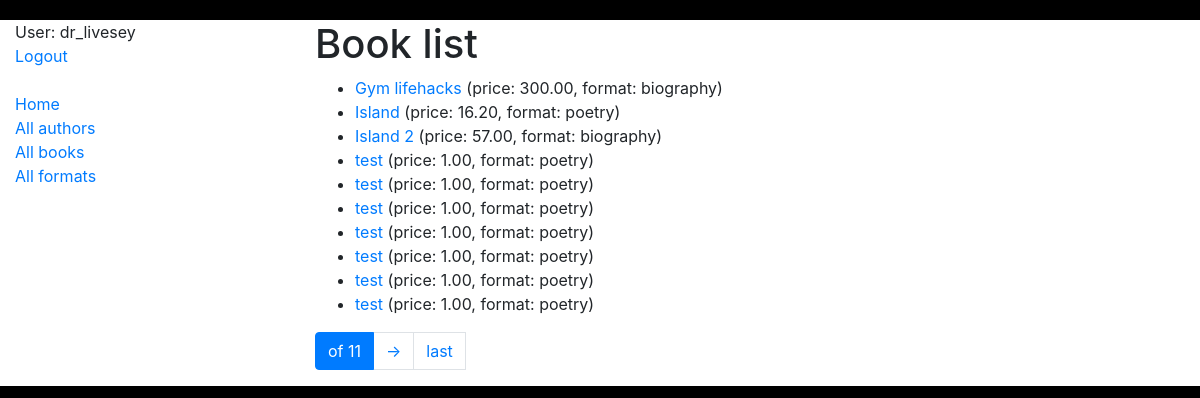
Page /catalog/books/ (signed in) on the earlier database version.
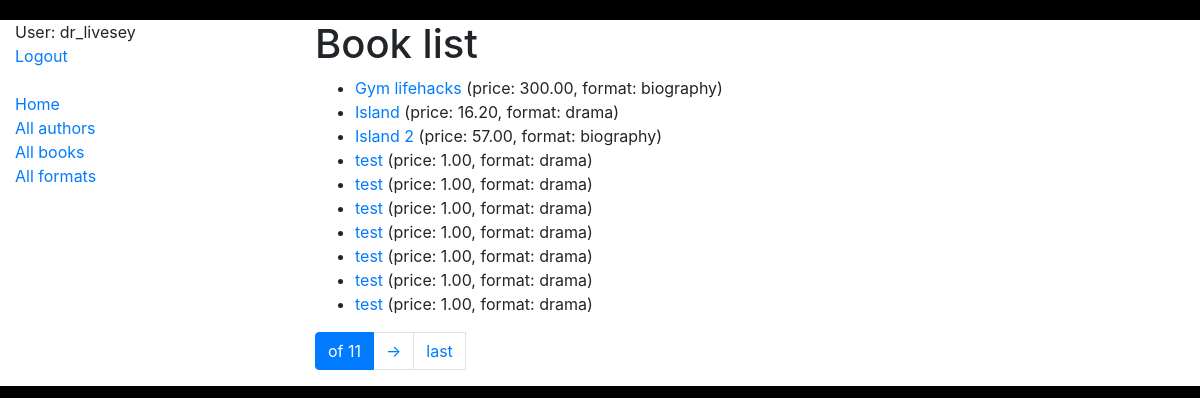
Same page on the later database version.
### catalog/models.py (models this page shows, shortened)
class Author(AbstractUser):
    pseudonym = models.CharField(max_length=63, null=True, blank=True)
    class Meta:
        ordering = ["username"]

class Book(models.Model):
    title = models.CharField(max_length=255)
    price = models.DecimalField(max_digits=7, decimal_places=2)
    format = models.ForeignKey(
        LiteraryFormat,
        on_delete=models.CASCADE,
        related_name="books"
    )
    authors = models.ManyToManyField(settings.AUTH_USER_MODEL, related_name="books")
    class Meta:
        ordering = ["title"]
    def get_absolute_url(self):
        return reverse("catalog:book-detail", args=[str(self.id)])

class LiteraryFormat(models.Model):
    name = models.CharField(max_length=63)
    class Meta:
        ordering = ["name"]

### catalog/views.py (the view)
class BookListView(LoginRequiredMixin, generic.ListView):
    model = Book
    queryset = Book.objects.all().select_related("format")
    paginate_by = 10  # ?page=1

### templates/catalog/book_list.html (shortened to what this page needs)
{% extends "base.html" %}
{% block content %}
  <h1>Book list</h1>
  {% if book_list %}
    <ul>
      {% for book in book_list %}
        <li>
          <a href="{{ book.get_absolute_url }}">{{ book.title }}</a>
          (price: {{ book.price }}, format: {{ book.format.name }})
        </li>
      {% endfor %}
    </ul>
  {% else %}
    <p>There are no books in library</p>
  {% endif %}
{% endblock %}

### templates/base.html (shortened to what this page needs)
<!doctype html>
<html lang="en">
<head>
    <link rel="stylesheet" href="https://cdn.jsdelivr.net/npm/bootstrap@4.6.2/dist/css/bootstrap.min.css"
>
    {% load static %}
    <link rel="stylesheet" href="{% static 'css/styles.css' %}">
</head>
<body>
<div class="container-fluid">
    <div class="row">
        <div class="col-sm-3">
            {% block sidebar %}
                {% include "includes/sidebar.html" %}
            {% endblock %}
        </div>
        <div class="col-sm-9">
            {% block content %}{% endblock %}
            {% block pagination %}
              {% include 'includes/pagination.html' %}
            {% endblock %}
        </div>
    </div>
</div>
</body>

### templates/includes/sidebar.html
<ul class="sidebar-nav">
    {% if user.is_authenticated %}
      <li>User: {{ user.username }}</li>
      <li><a href="{% url 'logout' %}">Logout</a></li>
    {% else %}
      <li><a href="{% url 'login' %}">Login</a></li>
    {% endif %}
    <br>
    <li><a href="{% url 'catalog:index' %}">Home</a></li>
    <li><a href="{% url 'catalog:author-list' %}">All authors</a></li>
    <li><a href="{% url 'catalog:book-list' %}">All books</a></li>
    <li><a href="{% url 'catalog:literary-format-list' %}">All formats</a></li>
</ul>

### templates/includes/pagination.html (shortened to what this page needs)
{% if is_paginated %}
    <ul class="pagination">
      <li class="page-item active">
        <span class="page-link">{{ page.obj.number }} of {{ paginator.num_pages }}</span>
      </li>
      {% if page_obj.has_next %}
        <li class="page">
          <a href="?page={{ page_obj.next_page_number }}" class="page-link">-></a>
        </li>
        <li class="page">
          <a href="?page={{ paginator.num_pages }}" class="page-link">last</a>
        </li>
      {% endif %}
    </ul>
  {% endif %}

### static/css/styles.css (style rules this page uses)
body { margin-top: 20px; }
.sidebar-nav { padding: 0; list-style: none; }
html { background-color: black; }

Differences in the rows shown:
changed through a linked row, Book "Island": format.name "poetry" → "drama"
changed through a linked row, Book (number 4 of 10 on the later page): format.name "poetry" → "drama"
changed through a linked row, Book (number 5 of 10 on the later page): format.name "poetry" → "drama"
changed through a linked row, Book (number 6 of 10 on the later page): format.name "poetry" → "drama"
changed through a linked row, Book (number 7 of 10 on the later page): format.name "poetry" → "drama"
changed through a linked row, Book (number 8 of 10 on the later page): format.name "poetry" → "drama"
changed through a linked row, Book (number 9 of 10 on the later page): format.name "poetry" → "drama"
changed through a linked row, Book (number 10 of 10 on the later page): format.name "poetry" → "drama"
